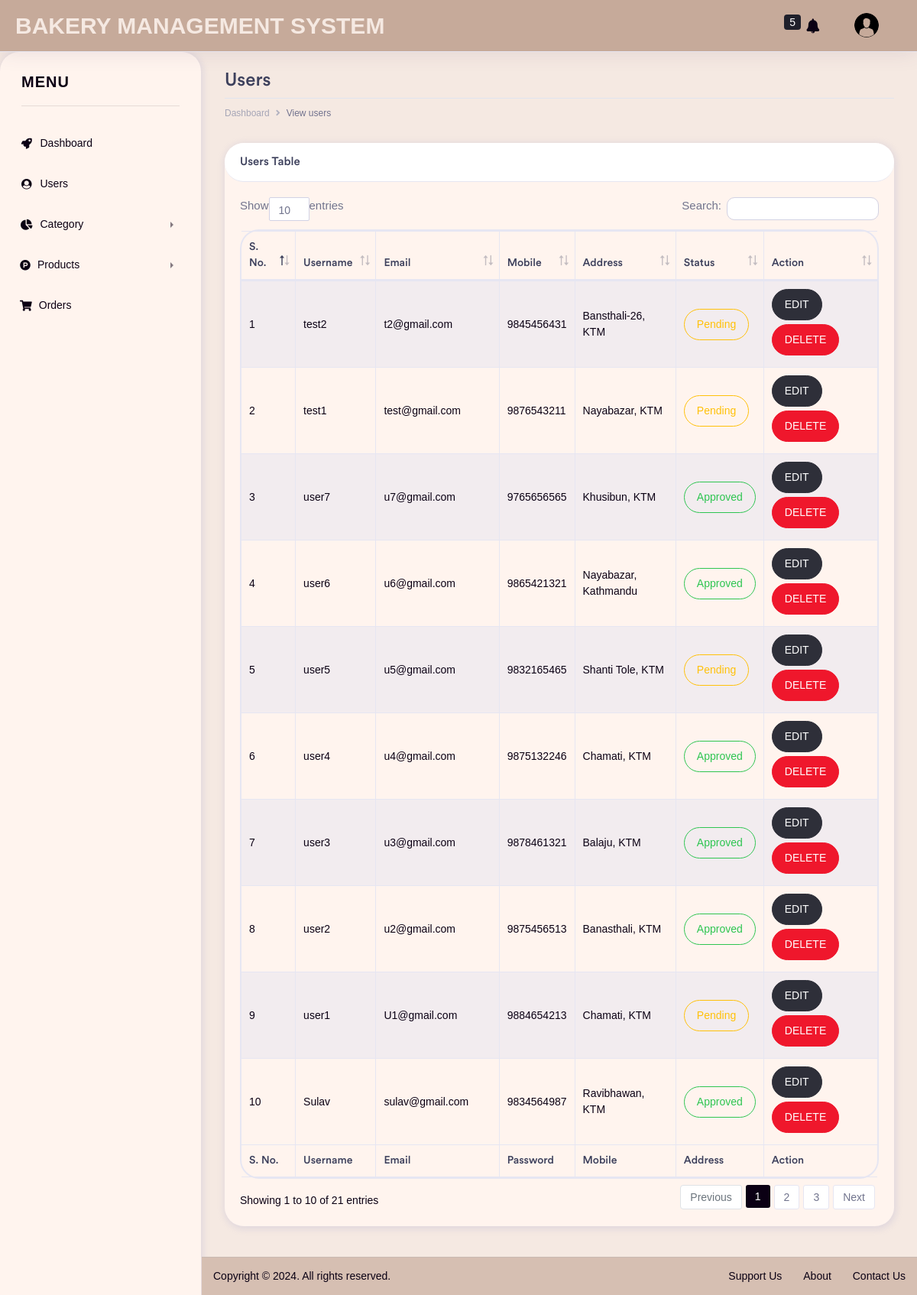
Screenshot of /admin/view_users.php (signed in) with the database file from the repository.
### tables this page shows
CREATE TABLE `bakery_customer` (
  `users_id` int(11) NOT NULL,
  `users_username` varchar(100) NOT NULL,
  `users_email` varchar(150) NOT NULL,
  `users_password` varchar(100) NOT NULL,
  `users_mobile` varchar(50) NOT NULL,
  `users_address` varchar(200) NOT NULL,
  `users_status` int(11) NOT NULL
);

### admin/view_users.php (the view, shortened to what this page needs)
<?php
if (isset($_SESSION['user_admin_id']) && $_SESSION['user_admin_id'] != null) {
    ?>
    <!doctype html>
    <html lang="en">
    <head>
        <link rel="stylesheet" href="../css/bootstrap.min.css">
        <link href="../fonts/circular-std/style.css" rel="stylesheet">
        <link rel="stylesheet" href="../css/style.css">
        <link rel="stylesheet" href="../fonts/fontawesome/css/fontawesome-all.css">
        <link rel="stylesheet" href="../css/dataTables.bootstrap4.css">
    </head>
    <body>
        <div class="dashboard-main-wrapper">
            <?php require '_navbar_admin.php' ?>
            <?php require '_sidebar.php' ?>
            <div class="dashboard-wrapper">
                <div class="container-fluid dashboard-content">
                    <div class="row">
                        <div class="col-xl-12 col-lg-12 col-md-12 col-sm-12 col-12">
                            <div class="page-header">
                                <h2 class="pageheader-title">Users</h2>
                                <div class="page-breadcrumb">
                                    <nav aria-label="breadcrumb">
                                        <ol class="breadcrumb">
                                            <li class="breadcrumb-item"><a href="dashboard.php"
                                                    class="breadcrumb-link">Dashboard</a></li>
                                            <li class="breadcrumb-item active" aria-current="page">View users</li>
                                        </ol>
                                    </nav>
                                </div>
                            </div>
                        </div>
                    </div>
                    <div class="row">
                        <div class="col-xl-12 col-lg-12 col-md-12 col-sm-12 col-12">
                            <div class="card rounded">
                                <h5 class="card-header rounded">Users Table</h5>
                                <div class="card-body">
                                    <div class="table-responsive">
                                        <table class="table table-striped first table-bordered rounded">
                                            <thead>
                                                <tr>
                                                    <th>S. No.</th>
                                                    <th>Username</th>
                                                    <th>Email</th>
                                                    <th>Mobile</th>
                                                    <th>Address</th>
                                                    <th>Status</th>
                                                    <th>Action</th>
                                                </tr>
                                            </thead>
                                            <tbody>
                                                <?php
                                                require_once ('../config.php');
                                                $select = "SELECT * FROM bakery_customer ORDER BY users_id DESC";
                                                $query = mysqli_query($conn, $select);
                                                $i = 1;
                                                while ($res = mysqli_fetch_assoc($query)) {
                                                    ?>
                                                    <tr>
                                                        <td><?php echo $i++; ?></td>
                                                        <td><?php echo $res['users_username']; ?></td>
                                                        <td><?php echo $res['users_email']; ?></td>
                                                        <td><?php echo $res['users_mobile']; ?></td>
                                                        <td><?php echo $res['users_address']; ?></td>
                                                        <td>
                                                            <form method="post">
                                                                <?php
                                                                if ($res['users_status'] == 1) {
                                                                    ?>
                                                                    <input type='submit' name="approved"
                                                                        class='btn btn-outline-success rounded'
                                                                        value="Approved">
                                                                    <?php
                                                                } else {
                                                                    ?>
                                                                    <input type='submit' name="pending"
                                                                        class='btn btn-outline-warning rounded'
                                                                        value="Pending">
                                                                    <?php
                                                                }
                                                                ?>
                                                            </form>
                                                        </td>
                                                        <td>
                                                            <button data-toggle="modal" data-target="#exampleModal"
                                                                class="btn btn-space btn-dark rounded"
                                                                onclick="edit_users(<?php echo $res['users_id']; ?>)">EDIT</button>
                                                            <button onclick="delete_users(<?php echo $res['users_id']; ?>)"
                                                                class="btn btn-space btn-danger rounded">DELETE</button>
                                                        </td>
                                                    </tr>
                                                <?php } ?>
                                            </tbody>
                                            <tfoot>
                                                <tr>
                                                    <th>S. No.</th>
                                                    <th>Username</th>
                                                    <th>Email</th>
                                                    <th>Password</th>
                                                    <th>Mobile</th>
                                                    <th>Address</th>
                                                    <th>Action</th>
                                                </tr>
                                            </tfoot>
                                        </table>
                                    </div>
                                </div>
                            </div>
                        </div>
                    </div>
                </div>
                <?php require '_footer_admin.php'; ?>
            </div>
        </div>
    </body>
    </html>
    <?php
} else {
    header("Location: index.php");
}
?>

### rows the page displays
bakery_customer: users_username "test2", users_email "t2@gmail.com", users_mobile "9845456431", users_address "Bansthali-26, KTM"
bakery_customer: users_username "test1", users_email "test@gmail.com", users_mobile "9876543211", users_address "Nayabazar, KTM"
bakery_customer: users_username "user7", users_email "u7@gmail.com", users_mobile "9765656565", users_address "Khusibun, KTM"
bakery_customer: users_username "user6", users_email "u6@gmail.com", users_mobile "9865421321", users_address "Nayabazar, Kathmandu"
bakery_customer: users_username "user5", users_email "u5@gmail.com", users_mobile "9832165465", users_address "Shanti Tole, KTM"
bakery_customer: users_username "user4", users_email "u4@gmail.com", users_mobile "9875132246", users_address "Chamati, KTM"
bakery_customer: users_username "user3", users_email "u3@gmail.com", users_mobile "9878461321", users_address "Balaju, KTM"
bakery_customer: users_username "user2", users_email "u2@gmail.com", users_mobile "9875456513", users_address "Banasthali, KTM"
bakery_customer: users_username "user1", users_email "U1@gmail.com", users_mobile "9884654213", users_address "Chamati, KTM"
bakery_customer: users_username "Sulav", users_email "sulav@gmail.com", users_mobile "9834564987", users_address "Ravibhawan, KTM"

### other values shown
$total "5"
